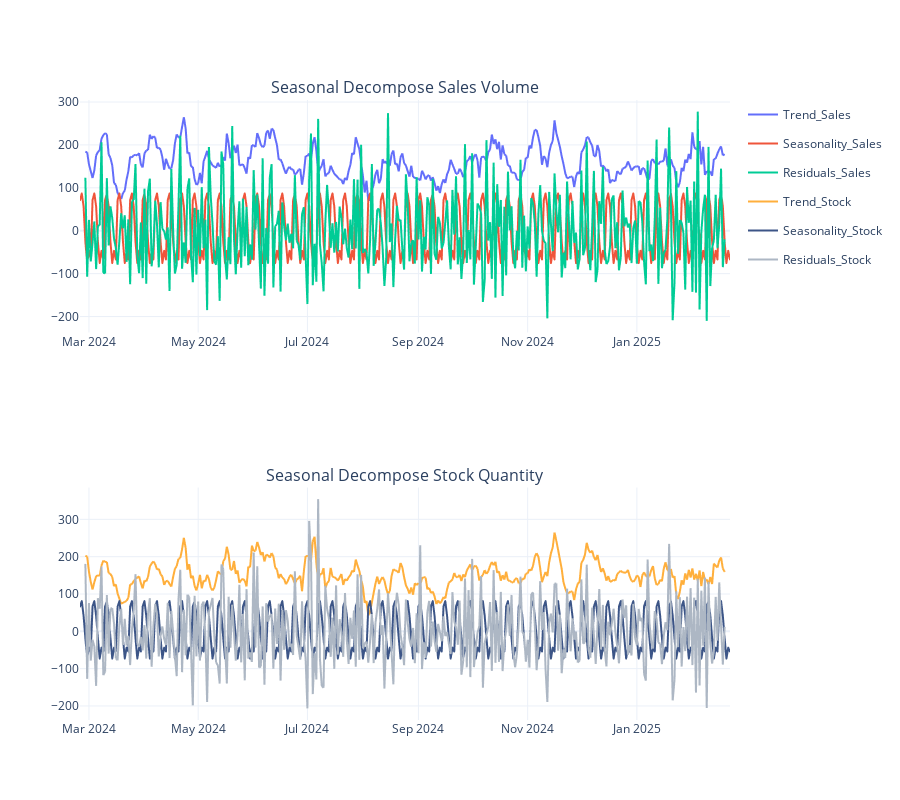

The notebook cell saved with this chart:
### Markdown cell above
### Decomposition for Sales Volume and Stock Quantity

### Code cell
# Use an appropriate period, such as 7 for daily data with weekly seasonality
result_sales = seasonal_decompose(df_target['Sales_Volume'], model='additive', period=7)
result_stock = seasonal_decompose(df_target['Stock_Quantity'], model='additive', period=7)

# Create a new DataFrame with the decomposed components
decomposed_df = pd.DataFrame({
    'Trend_Sales': result_sales.trend,
    'Seasonality_Sales': result_sales.seasonal,
    'Residuals_Sales': result_sales.resid,
    'Trend_Stock': result_stock.trend,
    'Seasonality_Stock': result_stock.seasonal,
    'Residuals_Stock': result_stock.resid,
}, index=df_target.index)

# Plot each component individually with Plotly Express
fig_decomposed = make_subplots(rows=2, cols=1, 
                              subplot_titles=['Seasonal Decompose Sales Volume', 
                                            'Seasonal Decompose Stock Quantity'])

# Create individual plots for sales components
fig_decomposed1 = px.line(decomposed_df[['Trend_Sales', 'Seasonality_Sales', 'Residuals_Sales']])
# Create individual plots for stock components with custom colors
fig_decomposed2 = px.line(decomposed_df[['Trend_Stock', 'Seasonality_Stock', 'Residuals_Stock']], 
                         color_discrete_sequence=["#ffaf3c", "#3c5587", "#adb7c4"])

# Add sales components to top subplot
for trace in fig_decomposed1.data[:3]:
    fig_decomposed.add_trace(trace, row=1, col=1)
    
# Add stock components to bottom subplot    
for trace2 in fig_decomposed2.data[:3]:
    fig_decomposed.add_trace(trace2, row=2, col=1)

# Update layout settings
fig_decomposed.update_layout(showlegend=True, height=800)

# Display the interactive decomposition plot
fig_decomposed.show()

### Figure 1 — Plotly figure (JSON) as saved in the notebook; plotly's stock layout.template omitted (floating-point values rounded to 4 significant figures; data arrays with more than 128 entries replaced by an {"elided": "..."} marker saying what was removed)
{"data": [{"hovertemplate": "variable=Trend_Sales<br>Date_Received=%{x}<br>value=%{y}<extra></extra>", "legendgroup": "Trend_Sales", "line": {"color": "#636efa", "dash": "solid"}, "marker": {"symbol": "circle"}, "mode": "lines", "name": "Trend_Sales", "showlegend": true, "type": "scattergl", "x": {"elided": "364 str values"}, "xaxis": "x", "y": {"elided": "364 float values"}, "yaxis": "y"}, {"hovertemplate": "variable=Seasonality_Sales<br>Date_Received=%{x}<br>value=%{y}<extra></extra>", "legendgroup": "Seasonality_Sales", "line": {"color": "#EF553B", "dash": "solid"}, "marker": {"symbol": "circle"}, "mode": "lines", "name": "Seasonality_Sales", "showlegend": true, "type": "scattergl", "x": {"elided": "364 str values"}, "xaxis": "x", "y": {"elided": "364 float values"}, "yaxis": "y"}, {"hovertemplate": "variable=Residuals_Sales<br>Date_Received=%{x}<br>value=%{y}<extra></extra>", "legendgroup": "Residuals_Sales", "line": {"color": "#00cc96", "dash": "solid"}, "marker": {"symbol": "circle"}, "mode": "lines", "name": "Residuals_Sales", "showlegend": true, "type": "scattergl", "x": {"elided": "364 str values"}, "xaxis": "x", "y": {"elided": "364 float values"}, "yaxis": "y"}, {"hovertemplate": "variable=Trend_Stock<br>Date_Received=%{x}<br>value=%{y}<extra></extra>", "legendgroup": "Trend_Stock", "line": {"color": "#ffaf3c", "dash": "solid"}, "marker": {"symbol": "circle"}, "mode": "lines", "name": "Trend_Stock", "showlegend": true, "type": "scattergl", "x": {"elided": "364 str values"}, "xaxis": "x2", "y": {"elided": "364 float values"}, "yaxis": "y2"}, {"hovertemplate": "variable=Seasonality_Stock<br>Date_Received=%{x}<br>value=%{y}<extra></extra>", "legendgroup": "Seasonality_Stock", "line": {"color": "#3c5587", "dash": "solid"}, "marker": {"symbol": "circle"}, "mode": "lines", "name": "Seasonality_Stock", "showlegend": true, "type": "scattergl", "x": {"elided": "364 str values"}, "xaxis": "x2", "y": {"elided": "364 float values"}, "yaxis": "y2"}, {"hovertemplate": "variable=Residuals_Stock<br>Date_Received=%{x}<br>value=%{y}<extra></extra>", "legendgroup": "Residuals_Stock", "line": {"color": "#adb7c4", "dash": "solid"}, "marker": {"symbol": "circle"}, "mode": "lines", "name": "Residuals_Stock", "showlegend": true, "type": "scattergl", "x": {"elided": "364 str values"}, "xaxis": "x2", "y": {"elided": "364 float values"}, "yaxis": "y2"}], "layout": {"annotations": [{"font": {"size": 16}, "showarrow": false, "text": "Seasonal Decompose Sales Volume", "x": 0.5, "xanchor": "center", "xref": "paper", "y": 1, "yanchor": "bottom", "yref": "paper"}, {"font": {"size": 16}, "showarrow": false, "text": "Seasonal Decompose Stock Quantity", "x": 0.5, "xanchor": "center", "xref": "paper", "y": 0.375, "yanchor": "bottom", "yref": "paper"}], "height": 800, "showlegend": true, "xaxis": {"anchor": "y", "domain": [0, 1]}, "xaxis2": {"anchor": "y2", "domain": [0, 1]}, "yaxis": {"anchor": "x", "domain": [0.625, 1]}, "yaxis2": {"anchor": "x2", "domain": [0, 0.375]}}}
